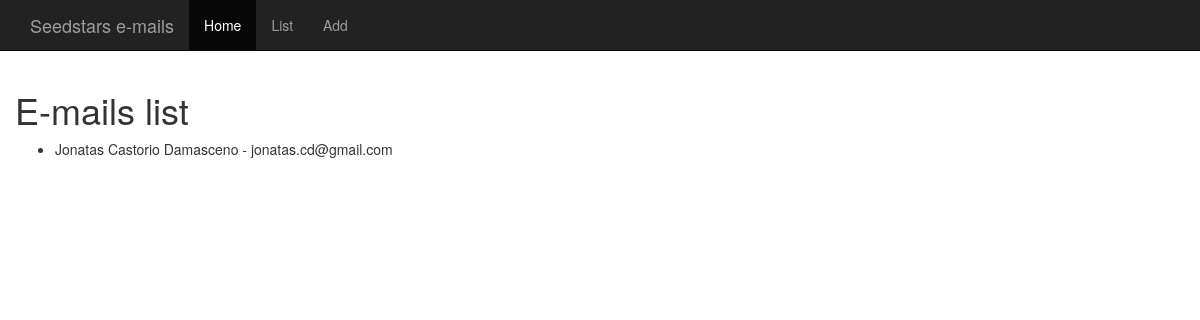
The page /list/ on the database as committed earlier.
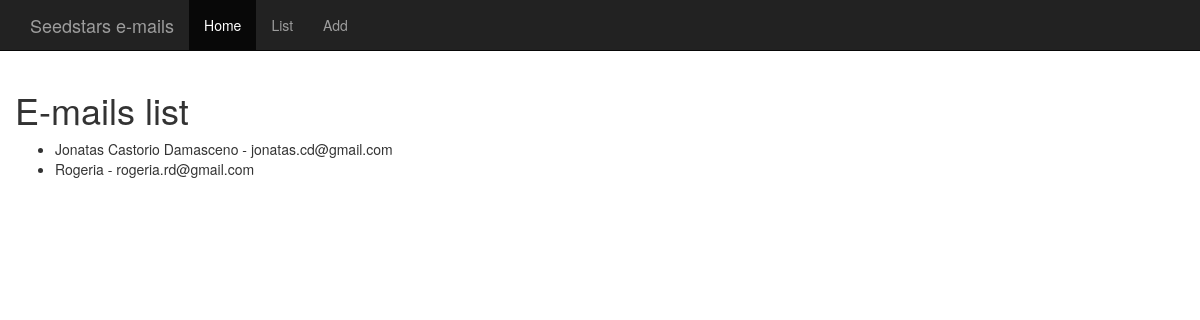
The same page on the database as committed later.
### general/models.py (models this page shows, shortened)
class Person(models.Model):
    name = models.CharField(u'Name', max_length=200, null=False, blank=False)
    email = models.EmailField(u'E-mail')
    class Meta:
        verbose_name = u'Person'
        verbose_name_plural = u'People'
    def to_dict(self):
        return {'id': self.id,
                'name': self.name,
                'email': self.email}
    @classmethod
    def get_all_people(cls):
        return [p.to_dict() for p in cls.objects.all()]

### general/views.py (the view)
# urls.py: url(r'^list/$', 'general.views.list', name='list'),
def list(request):
    people = Person.get_all_people()
    return render(request, 'list.html', {'people': people})

### general/templates/list.html
{% extends 'base.html' %}
{% block conteudo %}
<div class="container-fluid">
    <h1>E-mails list</h1>
    <ul>
        {% for p in people %}
        <li>{{ p.name }} - {{ p.email }}</li>
        {% empty %}
        <h3>List empty</h3>
        {% endfor %}
    </ul>
</div>
{% endblock %}

### general/templates/base.html (shortened to what this page needs)
<!DOCTYPE html>
<html lang="en">
<head>
  </head>
  <body>
{% load bootstrap3 %}
{% bootstrap_css %}
    <nav class="navbar navbar-inverse navbar-fixed-top">
      <div class="container">
        <div class="navbar-header">
          <a class="navbar-brand" href="#">Seedstars e-mails</a>
        </div>
        <div id="navbar" class="collapse navbar-collapse">
          <ul class="nav navbar-nav">
            <li class="active"><a href="{% url 'index' %}">Home</a></li>
            <li><a href="{% url 'list' %}">List</a></li>
            <li><a href="{% url 'add' %}">Add</a></li>
          </ul>
        </div>
      </div>
    </nav>
    <h1>&nbsp;</h1>
  {% block conteudo %}{% endblock %}
  </body>
</html>

Rows that differ between the two databases and show on the page:
added Person: name "Rogeria", email "rogeria.rd@gmail.com"
